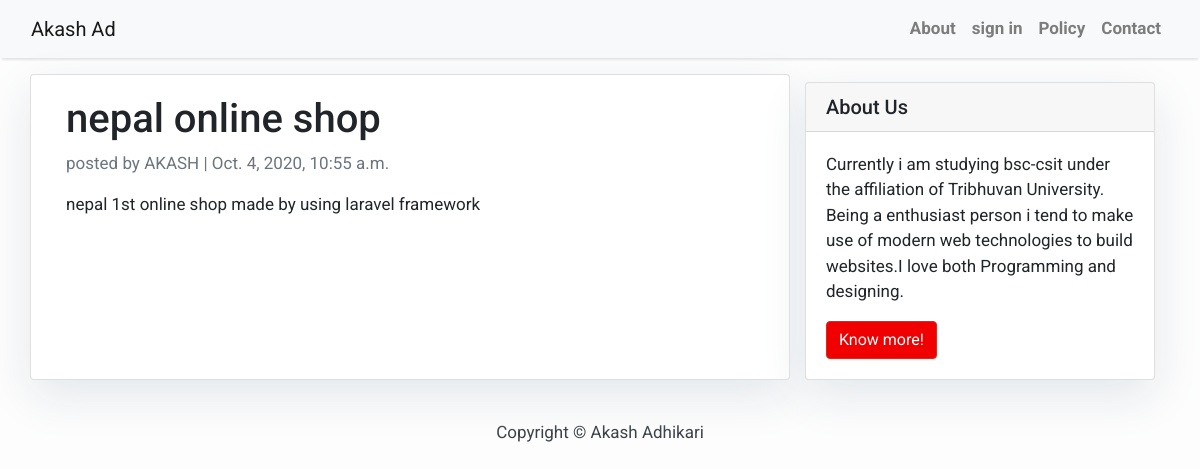
/nepal-online/, run on the app's committed database.
### blog/models.py (models this page shows, shortened)
class Post(models.Model):
    title = models.CharField(max_length=200, unique=True)
    slug = models.SlugField(max_length=200, unique=True)
    author = models.ForeignKey(
        User, on_delete=models.CASCADE, related_name='blog_posts')
    updated_on = models.DateTimeField(auto_now=True)
    content = models.TextField()
    created_on = models.DateTimeField(auto_now_add=True)
    status = models.IntegerField(choices=STATUS, default=0)
    class Meta:
        ordering = ['-created_on']

### blog/views.py (the view)
# urls.py: path('<slug:slug>/', views.PostDetail.as_view(), name='post_detail'),
class PostDetail(generic.DetailView):
    model = Post
    template_name = 'post_detail.html'

### blog/templates/post_detail.html
{% extends 'base.html' %} {% block content %}
<div class="container">
  <div class="row">
    <div class="col-md-8 card mb-4 mt-3 left top">
      <div class="card-body">
        <h1>{% block title %} {{ object.title }} {% endblock title %}</h1>
        <p class="text-muted">
          posted by {{ post.author | upper }} | {{ post.created_on }}
        </p>
        <p class="card-text">{{ object.content | safe}}</p>
      </div>
    </div>
    {% block sidebar %} {% include 'sidebar.html' %} {% endblock sidebar %}
  </div>
</div>
{% endblock content %}

### blog/templates/base.html (style rules this page uses)
body { font-family: "Roboto", sans-serif; font-size: 17px; background-color: #fdfdfd; }

### blog/templates/sidebar.html (style rules this page uses)
.card { box-shadow: 0 16px 48px #e3e7eb; }

### data on the page
Post: title "nepal online shop", author "AKASH", created_on "Oct. 4, 2020, 10:55 a.m.", content "nepal 1st online shop made by using laravel framework"
